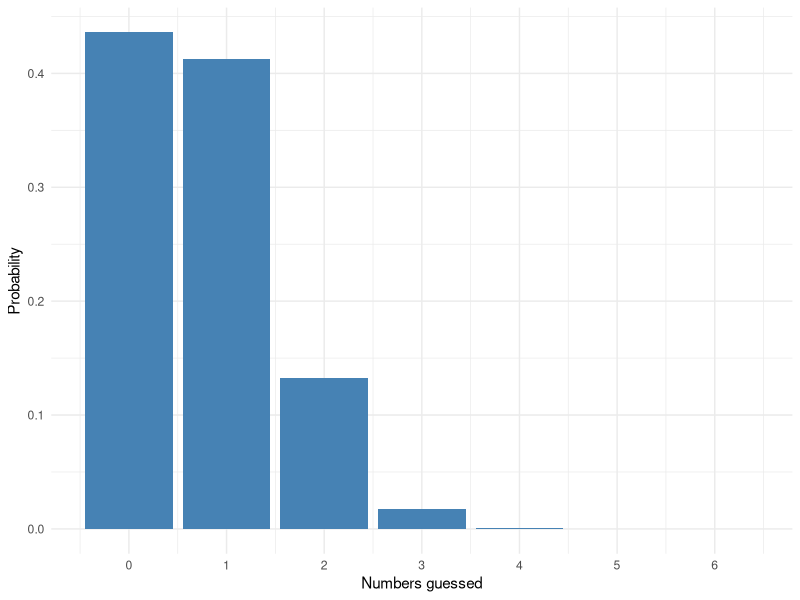
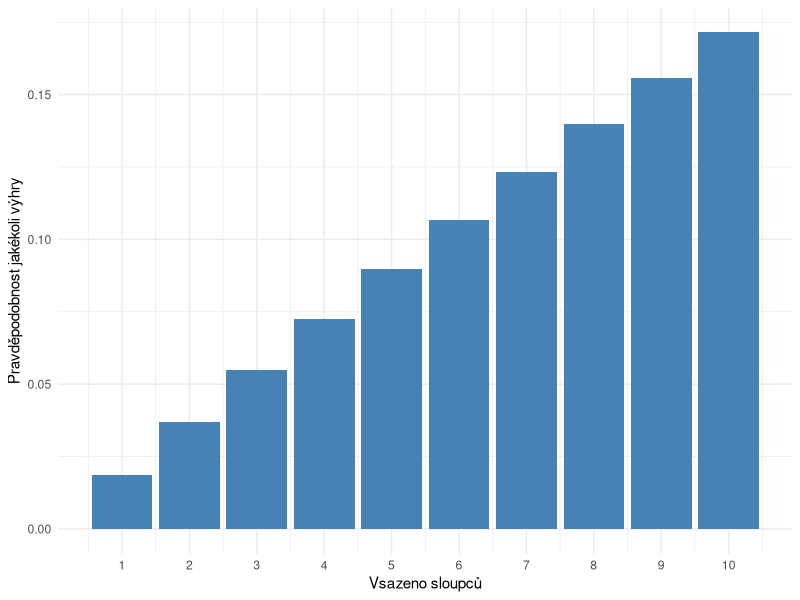
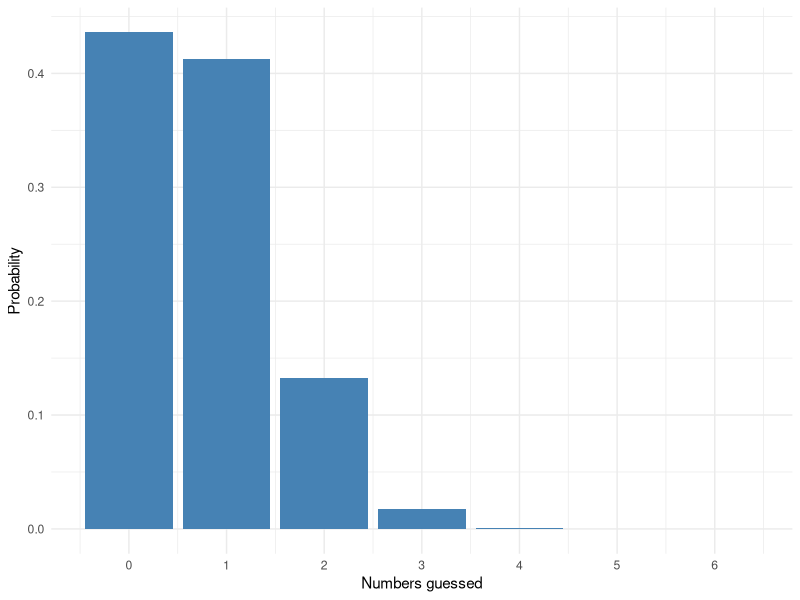

Here is the R script that generated these plots, in order:
# https://www.sazka.cz/loterie/sportka/sazky-a-vysledky
# https://www.sazka.cz/sazka-svet/blog/jak-se-urcuje-vyhra-ve-sportce
# https://www.sazka.cz/centrum-podpory/loterie-a-hry/loterie/sportka/jak-zjistit-vyhru-v-doplnkove-hre-sance

library(ggplot2)
library(plyr)
library(stats)

# sance
Pr_sance <- 1/10^(1:6)
Pr_sance <- c(1-sum(Pr_sance), Pr_sance)
rewards_sance <- c(0, 50, 100, 1000, 10000, 100000, 970000)
avg_reward_sance <- Pr_sance %*% (rewards_sance - 20)

# sportka
Pr_sportka <- dhyper(0:6, 6, 49-6, 6)
Pr_dodatkove <- 1/(49-6)  # dodatkove cislo
Pr_sportka[6+1]  # 6/6 (1. poradi)
Pr_sportka[5+1]*Pr_dodatkove # 5/6 + 1 (2. poradi)
Pr_sportka[5+1]  # 5/6 (3. poradi)
Pr_sportka[4+1]  # 4/6 (4. poradi)
Pr_sportka[3+1]  # 3/6 (5. poradi)
1 - sum(Pr_sportka[0:2+1])  # cokoli
ggplot(data.frame(Uhodnuto=0:6, Pr=Pr_sportka)) +
  geom_bar(aes(x=Uhodnuto, y=Pr_sportka), stat="identity", fill="steelblue") +
  theme_minimal() +
  scale_x_continuous(breaks=0:6) +
  xlab("Numbers guessed") +
  ylab("Probability")
ggsave("guess_probability.png", width=8, height=4)
ggplot(data.frame(`Vsazeno`=1:10, cols=1-sum(Pr_sportka[0:2+1])^(1:10))) +
  geom_bar(aes(x=Vsazeno, y=cols), stat="identity", fill="steelblue") +
  theme_minimal() +
  xlab("Vsazeno sloupců") +
  ylab("Pravděpodobnost jakékoli výhry") +
  scale_x_continuous(breaks=1:10)
reward_sportka_tah1 <- c(0, 0, 0, 108, 588, 23006, 393674)
reward_sportka_tah2 <- c(0, 0, 0, 116, 645, 24491, 1000000)
avg_reward_sportka <- (
  # tah 1
  Pr_sportka %*% (reward_sportka_tah1 - 20) +
    Pr_sportka[5+1]*Pr_dodatkove*(700000 - 20) +
    # tah 2
    Pr_sportka %*% (reward_sportka_tah2) +
    Pr_sportka[5+1]*Pr_dodatkove*(700000))

# total reward
avg_reward <- (
  # tah 1+2
  avg_reward_sportka +
    # sance
    avg_reward_sance +
    # superjackpot
    Pr_sportka[6+1]*Pr_sance[2]*(147000000 - 40) +
    Pr_sportka[6+1]*Pr_sance[2]*(147000000))

# sportka - simulation
set.seed(12345)
bet <- sample(1:49, 6, replace=F)
win <- replicate(100000, length(intersect(sample(1:49, 6), bet)))
table(win) / length(win)
Pr_sportka

